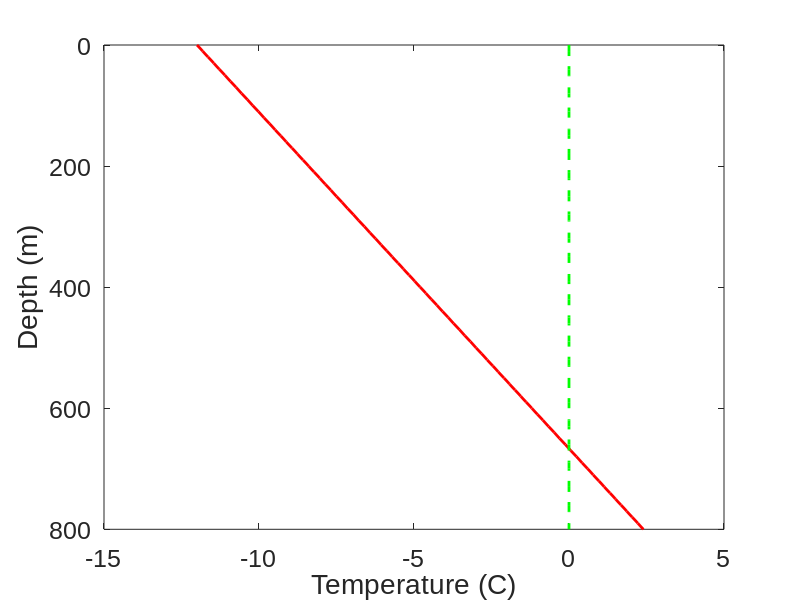

Write the MATLAB code that produced this figure.
%this code generates a linear geotherm
%written by kfw 1/13/2016

clear all
clf

%% intialize

Ts=-12; %degrees C
k=2.5; %W/(m-K)
% k2=1.2;
Qm=0.045; %W/m2

dz=10;
zmax=800; 
z=0:dz:zmax;
 
% k=k1*ones(size(z));
% top=find(z<=30); %find outputs the index number
% k(top)=k2;


 
T = Ts+(Qm/k)*z;





Tzero=zeros(size(z));

figure(1)
plot(T,z,'r','linewidth',2)
hold on
plot(Tzero,z,'g--','linewidth',2)

xlabel('Temperature (C)','fontname','arial','fontsize',21)
ylabel('Depth (m)','fontname','arial','fontsize',21)
set(gca,'fontsize',18,'fontname','arial')
set(gca,'YDIR','reverse')

